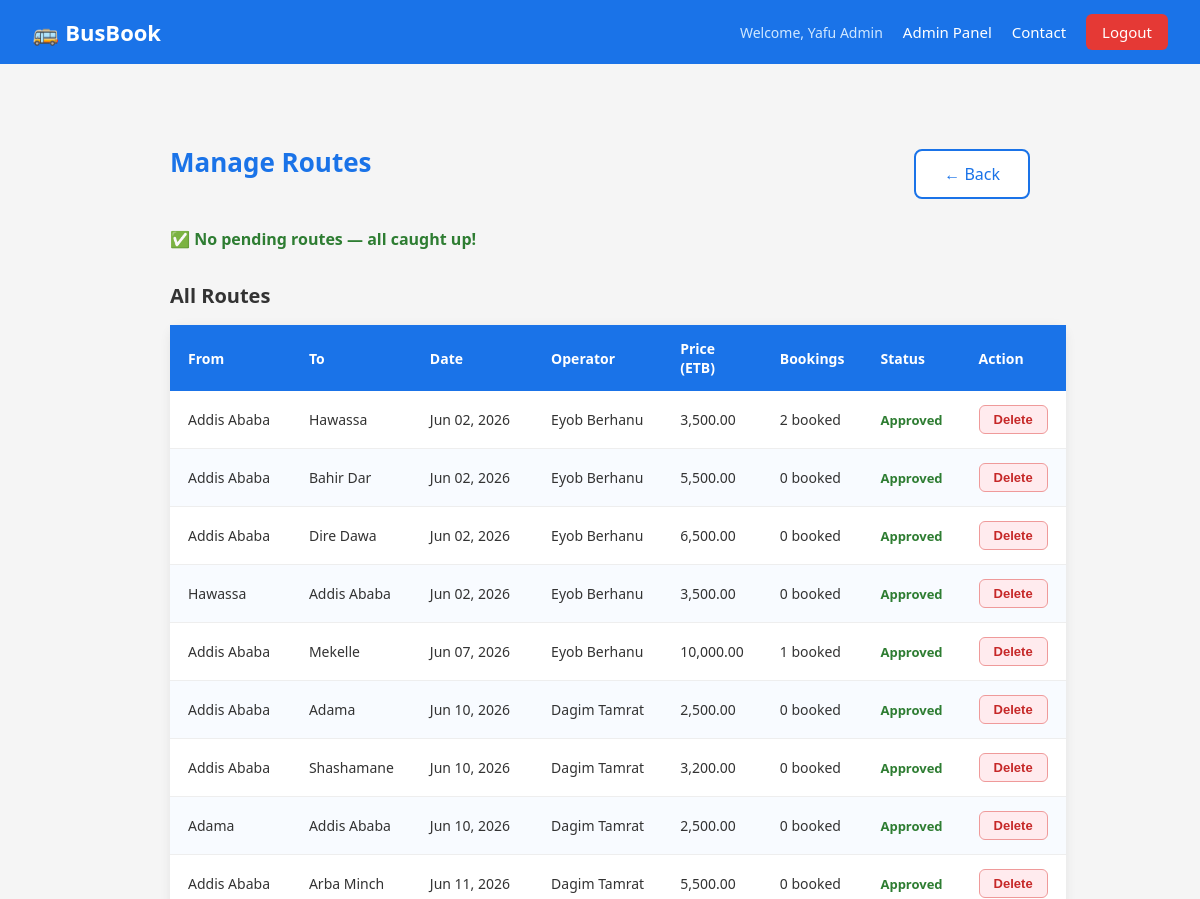
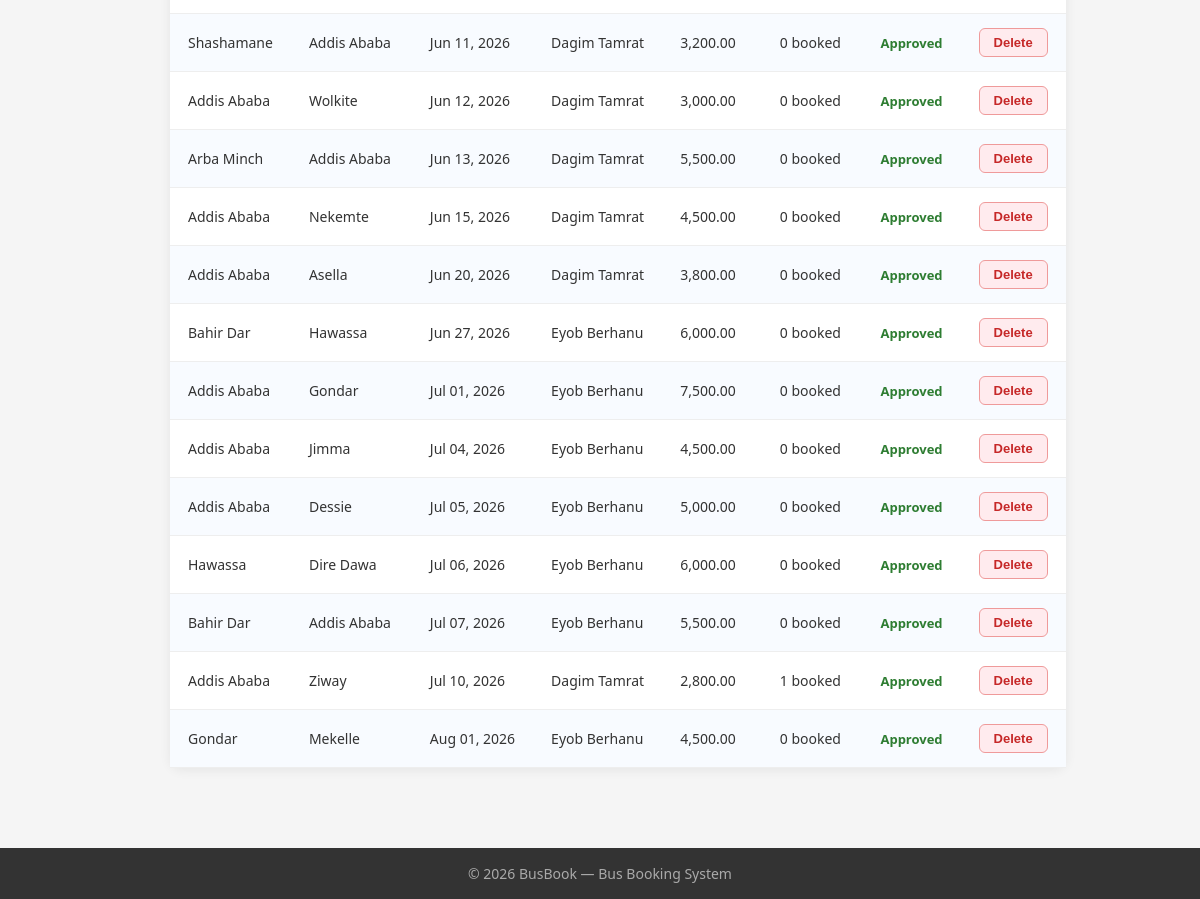
Page /public/index.php?page=admin-routes (signed in) on the committed database (2 pictures, top to bottom).
### tables this page shows
CREATE TABLE `routes` (
  `id` int(11) NOT NULL,
  `from_city` varchar(100) NOT NULL,
  `to_city` varchar(100) NOT NULL,
  `departure_time` datetime NOT NULL,
  `price` decimal(10,2) NOT NULL,
  `operator_id` int(11) NOT NULL,
  `approval_status` enum('pending','approved','rejected') NOT NULL DEFAULT 'pending',
  `bus_id` int(11) DEFAULT NULL,
  `created_at` timestamp NOT NULL DEFAULT current_timestamp()
);

CREATE TABLE `users` (
  `id` int(11) NOT NULL,
  `full_name` varchar(100) NOT NULL,
  `email` varchar(100) NOT NULL,
  `password` varchar(255) NOT NULL,
  `role` enum('passenger','operator','admin') NOT NULL DEFAULT 'passenger',
  `status` enum('active','suspended') NOT NULL DEFAULT 'active',
  `created_at` timestamp NOT NULL DEFAULT current_timestamp()
);

### core/Controller.php (called while the page is built, shortened)
<?php
class Controller {
    protected function render($view, $data = []) {
        extract($data);
        $viewPath = __DIR__ . '/../app/views/' . $view . '.php';
        require_once __DIR__ . '/../app/views/layouts/header.php';
        require        $viewPath;
        require_once __DIR__ . '/../app/views/layouts/footer.php';
    }
}

### app/controllers/AdminController.php (called while the page is built, shortened)
<?php
class AdminController extends Controller {
    private $routeModel;
    public function __construct() {
        require_once __DIR__ . '/../models/Route.php';
        $this->routeModel   = new Route();
    }
    public function manageRoutes() {
        $routes        = $this->routeModel->getAllRoutes();
        $pendingRoutes = $this->routeModel->getPendingRoutes();
        $this->render('admin/routes', [
            'routes'        => $routes,
            'pendingRoutes' => $pendingRoutes
        ]);
    }
}

### public/index.php (called while the page is built, shortened)
<?php
require_once __DIR__ . '/../core/Database.php';
require_once __DIR__ . '/../core/Controller.php';
$router = new Router();
$router->get('home',      'AuthController', 'showHome');
$router->get('login',     'AuthController', 'showLogin');
$router->get('register',  'AuthController', 'showRegister');
$router->get('logout',    'AuthController', 'logout');
$router->post('login',    'AuthController', 'login');
$router->post('register', 'AuthController', 'register');
$router->get('contact',  'ContactController', 'showContact');
$router->post('contact', 'ContactController', 'handleContact');
$router->get('admin-messages', 'AdminController', 'manageMessages');
$router->get('search',          'RouteController',  'showSearch');
$router->post('search',         'RouteController',  'handleSearch');
$router->get('seats',           'BookingController', 'showSeats');
$router->post('book',           'BookingController', 'handleBooking');
$router->get('dashboard',       'BookingController', 'passengerDashboard');
$router->get('dismiss-pending', 'BookingController', 'dismissPending');
$router->post('cancel-booking', 'BookingController', 'cancelBooking');
$router->get('operator',        'OperatorController', 'dashboard');
$router->get('operator-add',    'OperatorController', 'showAddRoute');
$router->post('operator-add',   'OperatorController', 'handleAddRoute');
$router->get('operator-delete', 'OperatorController', 'deleteRoute');
$router->get('admin',               'AdminController', 'dashboard');
$router->get('admin-users',         'AdminController', 'manageUsers');
$router->get('admin-suspend',       'AdminController', 'suspendUser');
$router->get('admin-activate',      'AdminController', 'activateUser');
$router->get('admin-routes',        'AdminController', 'manageRoutes');
$router->get('admin-approve-route', 'AdminController', 'approveRoute');
$router->get('admin-reject-route',  'AdminController', 'rejectRoute');
$router->get('admin-delete-route',  'AdminController', 'deleteRoute');
$router->get('admin-add-operator',  'AdminController', 'showAddOperator');
$router->post('admin-add-operator', 'AdminController', 'handleAddOperator');
$router->dispatch();

### core/Database.php (called while the page is built, shortened)
<?php
class Database {
    private static $instance = null;
    private $connection;
    private function __construct() {
        $this->connection = new mysqli(DB_HOST, DB_USER, DB_PASS, DB_NAME, DB_PORT);
        $this->connection->set_charset('utf8mb4');
    }
    public static function getInstance() {
        if (self::$instance === null) {
            self::$instance = new Database();
        }
        return self::$instance;
    }
    public function getConnection() {
        return $this->connection;
    }
}

### app/models/Route.php (called while the page is built, shortened)
<?php
class Route {
    private $db;
    public function __construct() {
        $this->db = Database::getInstance()->getConnection();
    }
    public function getAllRoutes() {
        $result = $this->db->query("
            SELECT r.*, u.full_name AS operator_name,
                   COUNT(b.id) AS total_bookings
            FROM routes r
            JOIN users u ON r.operator_id = u.id
            LEFT JOIN bookings b ON r.id = b.route_id
                                 AND b.status = 'confirmed'
            GROUP BY r.id
            ORDER BY r.approval_status ASC, r.departure_time ASC
        ");
        return $result->fetch_all(MYSQLI_ASSOC);
    }
    public function getPendingRoutes() {
        $result = $this->db->query("
            SELECT r.*, u.full_name AS operator_name
            FROM routes r
            JOIN users u ON r.operator_id = u.id
            WHERE r.approval_status = 'pending'
            ORDER BY r.created_at ASC
        ");
        return $result->fetch_all(MYSQLI_ASSOC);
    }
}

### app/views/admin/routes.php (the view)
<?php
$routes        = $routes        ?? [];
$pendingRoutes = $pendingRoutes ?? [];
?>
<div class="dashboard-container">
    <div style="display:flex; justify-content:space-between; align-items:center; margin-bottom:24px;">
        <h2>Manage Routes</h2>
        <a href="/bus-booking/public/index.php?page=admin"
           class="btn-secondary">← Back</a>
    </div>
    <?php if (count($pendingRoutes) > 0): ?>
        <div style="margin-bottom:40px;">
            <h3 style="color:#f57c00; margin-bottom:16px;">
                ⏳ Pending Approval (<?php echo count($pendingRoutes); ?>)
            </h3>
            <table class="routes-table">
                <thead>
                    <tr>
                        <th>From</th>
                        <th>To</th>
                        <th>Date</th>
                        <th>Departure</th>
                        <th>Operator</th>
                        <th>Price (ETB)</th>
                        <th>Action</th>
                    </tr>
                </thead>
                <tbody>
                    <?php foreach ($pendingRoutes as $route): ?>
                        <tr style="background:#fff8e1;">
                            <td><?php echo htmlspecialchars($route['from_city']); ?></td>
                            <td><?php echo htmlspecialchars($route['to_city']); ?></td>
                            <td><?php echo date('M d, Y', strtotime($route['departure_time'])); ?></td>
                            <td><?php echo date('h:i A',  strtotime($route['departure_time'])); ?></td>
                            <td><?php echo htmlspecialchars($route['operator_name']); ?></td>
                            <td><?php echo number_format($route['price'], 2); ?></td>
                            <td style="display:flex; gap:8px;">
                                <a href="/bus-booking/public/index.php?page=admin-approve-route&route_id=<?php echo $route['id']; ?>"
                                   class="btn-book">
                                    Approve
                                </a>
                                <button class="btn-cancel"
                                        onclick="confirmReject(<?php echo $route['id']; ?>)">
                                    Reject
                                </button>
                            </td>
                        </tr>
                    <?php endforeach; ?>
                </tbody>
            </table>
        </div>
    <?php else: ?>
        <div style="margin-bottom:32px;">
            <p style="color:#2e7d32; font-weight:600;">
                ✅ No pending routes — all caught up!
            </p>
        </div>
    <?php endif; ?>
    <h3 style="margin-bottom:16px;">All Routes</h3>
    <?php if (count($routes) === 0): ?>
        <p class="no-bookings">No routes found.</p>
    <?php else: ?>
        <table class="routes-table">
            <thead>
                <tr>
                    <th>From</th>
                    <th>To</th>
                    <th>Date</th>
                    <th>Operator</th>
                    <th>Price (ETB)</th>
                    <th>Bookings</th>
                    <th>Status</th>
                    <th>Action</th>
                </tr>
            </thead>
            <tbody>
                <?php foreach ($routes as $route): ?>
                    <tr>
                        <td><?php echo htmlspecialchars($route['from_city']); ?></td>
                        <td><?php echo htmlspecialchars($route['to_city']); ?></td>
                        <td><?php echo date('M d, Y', strtotime($route['departure_time'])); ?></td>
                        <td><?php echo htmlspecialchars($route['operator_name']); ?></td>
                        <td><?php echo number_format($route['price'], 2); ?></td>
                        <td><?php echo $route['total_bookings']; ?> booked</td>
                        <td>
                            <?php if ($route['approval_status'] === 'approved'): ?>
                                <span class="status-confirmed">Approved</span>
                            <?php elseif ($route['approval_status'] === 'pending'): ?>
                                <span style="color:#f57c00; font-weight:600; font-size:13px;">Pending</span>
                            <?php else: ?>
                                <span class="status-cancelled">Rejected</span>
                            <?php endif; ?>
                        </td>
                        <td>
                            <button class="btn-cancel"
                                    onclick="confirmAdminDelete(<?php echo $route['id']; ?>)">
                                Delete
                            </button>
                        </td>
                    </tr>
                <?php endforeach; ?>
            </tbody>
        </table>
    <?php endif; ?>
</div>

### public/css/style.css (style rules this page uses)
* { margin: 0; padding: 0; box-sizing: border-box; }
body { font-family: "Segoe UI", Tahoma, Geneva, Verdana, sans-serif; background-color: #f5f5f5; color: #333; }
.btn-secondary { background-color: white; color: #1a73e8; padding: 12px 28px; border: 2px solid #1a73e8; border-radius: 8px; font-size: 16px; cursor: pointer; text-decoration: none; display: inline-block; }
.routes-table { width: 100%; border-collapse: collapse; background: white; border-radius: 12px; box-shadow: 0 2px 12px rgba(0, 0, 0, 0.07); font-size: 14px; }
.routes-table thead tr { background-color: #1a73e8; color: white; }
.routes-table thead th { padding: 14px 18px; text-align: left; font-weight: 600; font-size: 14px; color: white; }
.routes-table tbody tr { border-bottom: 1px solid #eeeeee; background-color: white; }
.routes-table tbody tr:nth-child(even) { background-color: #f8fbff; }
.routes-table tbody td { padding: 14px 18px; color: #333; white-space: nowrap; }
.dashboard-container { max-width: 900px; margin: 0 auto; padding: 40px 20px; }
.dashboard-container h2 { color: #1a73e8; font-size: 26px; margin-bottom: 24px; }
.dashboard-container h3 { font-size: 20px; color: #333; margin-bottom: 16px; margin-top: 32px; }
.status-confirmed { color: #2e7d32; font-weight: 600; font-size: 13px; }
.btn-cancel { background: #ffebee; color: #c62828; border: 1px solid #ef9a9a; padding: 6px 14px; border-radius: 6px; font-size: 13px; cursor: pointer; font-weight: 600; }

### rows in the picture
routes: from_city "Addis Ababa", to_city "Hawassa", departure_time "Jun 02, 2026", operator.full_name "Eyob Berhanu", price "3,500.00", total_bookings "2", approval_status "Approved"
routes: from_city "Addis Ababa", to_city "Bahir Dar", departure_time "Jun 02, 2026", operator.full_name "Eyob Berhanu", price "5,500.00", total_bookings "0", approval_status "Approved"
routes: from_city "Addis Ababa", to_city "Dire Dawa", departure_time "Jun 02, 2026", operator.full_name "Eyob Berhanu", price "6,500.00", total_bookings "0", approval_status "Approved"
routes: from_city "Hawassa", to_city "Addis Ababa", departure_time "Jun 02, 2026", operator.full_name "Eyob Berhanu", price "3,500.00", total_bookings "0", approval_status "Approved"
routes: from_city "Addis Ababa", to_city "Mekelle", departure_time "Jun 07, 2026", operator.full_name "Eyob Berhanu", price "10,000.00", total_bookings "1", approval_status "Approved"
routes: from_city "Addis Ababa", to_city "Adama", departure_time "Jun 10, 2026", operator.full_name "Dagim Tamrat", price "2,500.00", total_bookings "0", approval_status "Approved"
routes: from_city "Addis Ababa", to_city "Shashamane", departure_time "Jun 10, 2026", operator.full_name "Dagim Tamrat", price "3,200.00", total_bookings "0", approval_status "Approved"
routes: from_city "Adama", to_city "Addis Ababa", departure_time "Jun 10, 2026", operator.full_name "Dagim Tamrat", price "2,500.00", total_bookings "0", approval_status "Approved"
routes: from_city "Addis Ababa", to_city "Arba Minch", departure_time "Jun 11, 2026", operator.full_name "Dagim Tamrat", price "5,500.00", total_bookings "0", approval_status "Approved"
routes: from_city "Shashamane", to_city "Addis Ababa", departure_time "Jun 11, 2026", operator.full_name "Dagim Tamrat", price "3,200.00", total_bookings "0", approval_status "Approved"
routes: from_city "Addis Ababa", to_city "Wolkite", departure_time "Jun 12, 2026", operator.full_name "Dagim Tamrat", price "3,000.00", total_bookings "0", approval_status "Approved"
routes: from_city "Arba Minch", to_city "Addis Ababa", departure_time "Jun 13, 2026", operator.full_name "Dagim Tamrat", price "5,500.00", total_bookings "0", approval_status "Approved"
routes: from_city "Addis Ababa", to_city "Nekemte", departure_time "Jun 15, 2026", operator.full_name "Dagim Tamrat", price "4,500.00", total_bookings "0", approval_status "Approved"
routes: from_city "Addis Ababa", to_city "Asella", departure_time "Jun 20, 2026", operator.full_name "Dagim Tamrat", price "3,800.00", total_bookings "0", approval_status "Approved"
routes: from_city "Bahir Dar", to_city "Hawassa", departure_time "Jun 27, 2026", operator.full_name "Eyob Berhanu", price "6,000.00", total_bookings "0", approval_status "Approved"
routes: from_city "Addis Ababa", to_city "Gondar", departure_time "Jul 01, 2026", operator.full_name "Eyob Berhanu", price "7,500.00", total_bookings "0", approval_status "Approved"
routes: from_city "Addis Ababa", to_city "Jimma", departure_time "Jul 04, 2026", operator.full_name "Eyob Berhanu", price "4,500.00", total_bookings "0", approval_status "Approved"
routes: from_city "Addis Ababa", to_city "Dessie", departure_time "Jul 05, 2026", operator.full_name "Eyob Berhanu", price "5,000.00", total_bookings "0", approval_status "Approved"
routes: from_city "Hawassa", to_city "Dire Dawa", departure_time "Jul 06, 2026", operator.full_name "Eyob Berhanu", price "6,000.00", total_bookings "0", approval_status "Approved"
routes: from_city "Bahir Dar", to_city "Addis Ababa", departure_time "Jul 07, 2026", operator.full_name "Eyob Berhanu", price "5,500.00", total_bookings "0", approval_status "Approved"
routes: from_city "Addis Ababa", to_city "Ziway", departure_time "Jul 10, 2026", operator.full_name "Dagim Tamrat", price "2,800.00", total_bookings "1", approval_status "Approved"
routes: from_city "Gondar", to_city "Mekelle", departure_time "Aug 01, 2026", operator.full_name "Eyob Berhanu", price "4,500.00", total_bookings "0", approval_status "Approved"

### other values in the picture
$_SESSION['full_name'] "Yafu Admin"
